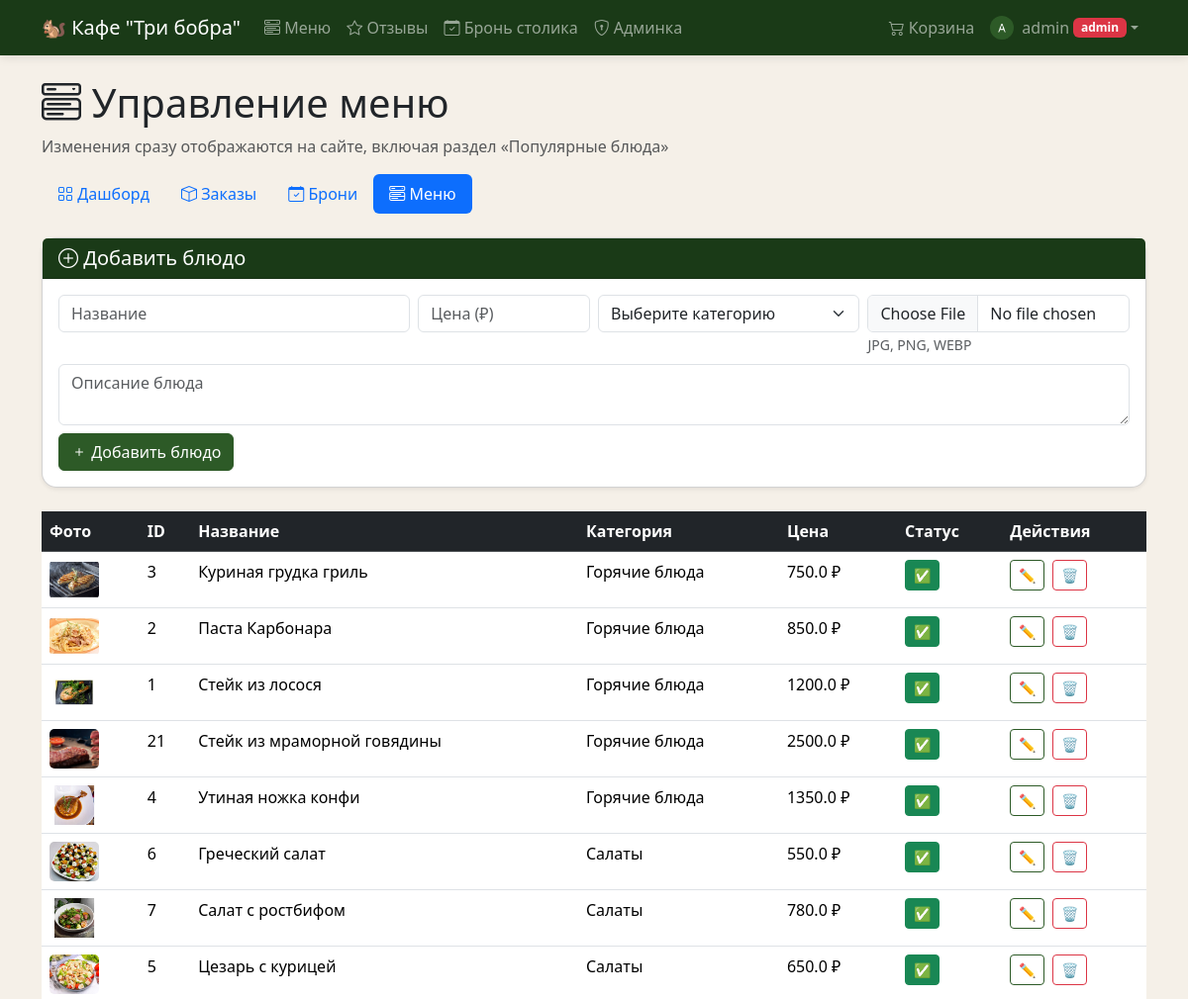
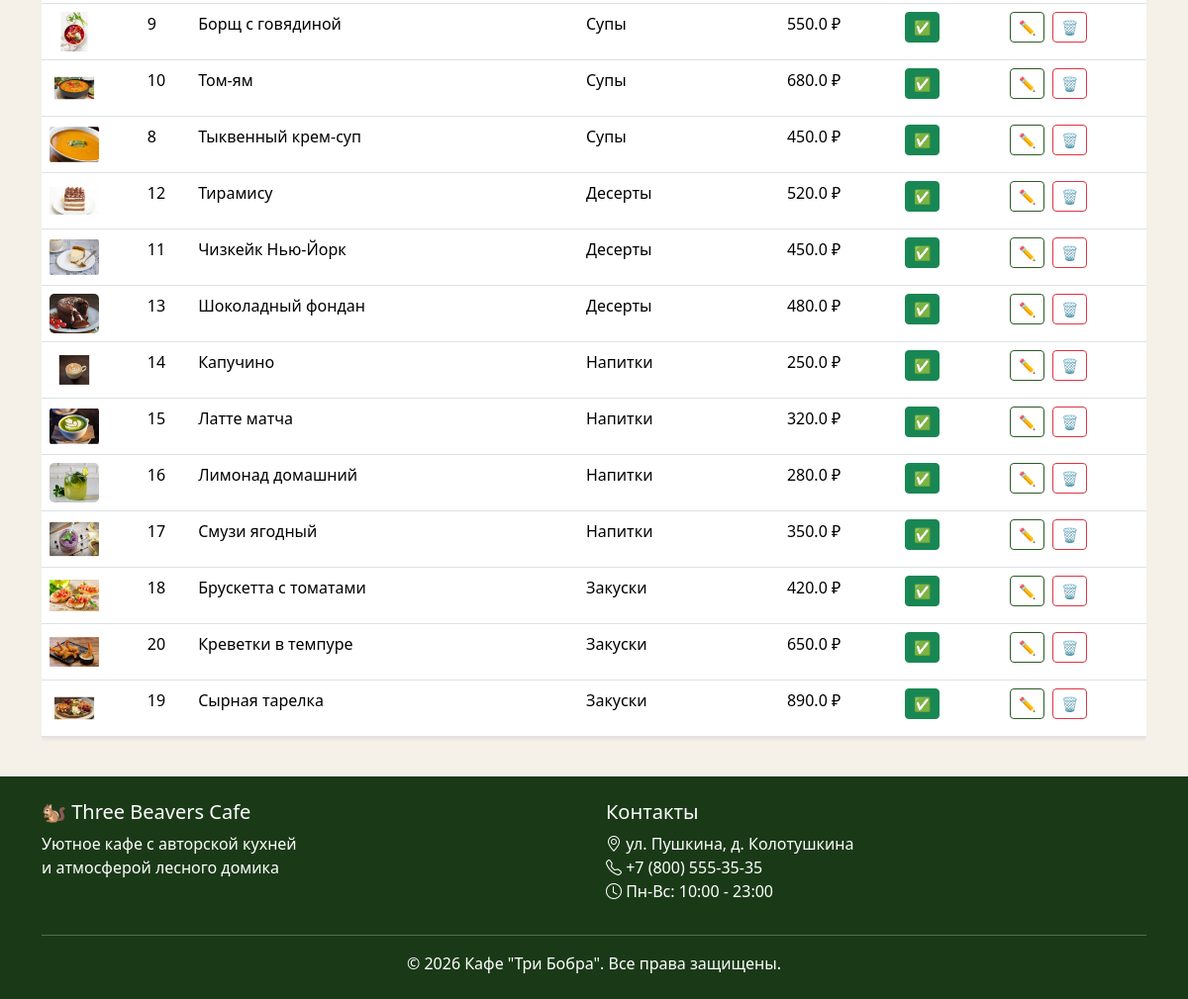
Page /admin/menu (signed in) on the committed database (2 pictures, top to bottom).
### models.py (models this page shows)
class User(UserMixin, db.Model):
    id = db.Column(db.Integer, primary_key=True)
    username = db.Column(db.String(80), unique=True, nullable=False)
    email = db.Column(db.String(120), unique=True, nullable=False)
    password_hash = db.Column(db.String(256), nullable=False)
    is_admin = db.Column(db.Boolean, default=False)
    avatar = db.Column(db.String(300), default="default-avatar.png")
    cart_items = db.relationship("CartItem", backref="user", lazy=True)
    orders = db.relationship("Order", backref="user", lazy=True)
    bookings = db.relationship("Booking", backref="user", lazy=True)
    reviews = db.relationship("Review", backref="user", lazy=True)

class MenuItem(db.Model):
    id = db.Column(db.Integer, primary_key=True)
    name = db.Column(db.String(100), nullable=False)
    description = db.Column(db.Text, nullable=True)
    price = db.Column(db.Float, nullable=False)
    image_url = db.Column(db.String(300), default="default-food.jpg")
    available = db.Column(db.Boolean, default=True)
    category_id = db.Column(db.Integer, db.ForeignKey("category.id"), nullable=False)

class Category(db.Model):
    id = db.Column(db.Integer, primary_key=True)
    name = db.Column(db.String(50), unique=True, nullable=False)
    items = db.relationship("MenuItem", backref="category", lazy=True)

### routes/admin.py (the view)
@admin_bp.route("/menu")
@login_required
@admin_required
def menu():
    items = MenuItem.query.order_by(MenuItem.category_id, MenuItem.name).all()
    categories = Category.query.all()
    return render_template("admin/menu.html", items=items, categories=categories)

### routes/admin.py (called while the page is built)
def admin_required(f):
    @wraps(f)
    def decorated_function(*args, **kwargs):
        if not current_user.is_authenticated or not current_user.is_admin:
            flash("Доступ запрещён! Только для администраторов.", "danger")
            return redirect(url_for("main.index"))
        return f(*args, **kwargs)
    return decorated_function

### templates/admin/menu.html (shortened to what this page needs)
{% extends "base.html" %}
{% block content %}
<div class="container">
    <h1 class="mb-2"><i class="bi bi-menu-button-wide"></i> Управление меню</h1>
    <p class="text-muted mb-3">Изменения сразу отображаются на сайте, включая раздел «Популярные блюда»</p>
    <ul class="nav nav-pills mb-4">
        <li class="nav-item"><a class="nav-link" href="{{ url_for('admin.dashboard') }}"><i class="bi bi-grid"></i> Дашборд</a></li>
        <li class="nav-item"><a class="nav-link" href="{{ url_for('admin.orders') }}"><i class="bi bi-box"></i> Заказы</a></li>
        <li class="nav-item"><a class="nav-link" href="{{ url_for('admin.bookings') }}"><i class="bi bi-calendar-check"></i> Брони</a></li>
        <li class="nav-item"><a class="nav-link active" href="{{ url_for('admin.menu') }}"><i class="bi bi-menu-button-wide"></i> Меню</a></li>
    </ul>
    <div class="card shadow-sm mb-4">
        <div class="card-header bg-dark-green text-white"><h5 class="mb-0"><i class="bi bi-plus-circle"></i> Добавить блюдо</h5></div>
        <div class="card-body">
            <form method="POST" action="{{ url_for('admin.add_menu_item') }}" enctype="multipart/form-data">
                <div class="row g-2">
                    <div class="col-md-4"><input name="name" class="form-control" placeholder="Название" required></div>
                    <div class="col-md-2"><input name="price" type="number" step="1" class="form-control" placeholder="Цена (₽)" required></div>
                    <div class="col-md-3">
                        <select name="category_id" class="form-select" required>
                            <option value="">Выберите категорию</option>
                        </select>
                    </div>
                    <div class="col-md-3">
                        <input type="file" name="image" class="form-control" accept="image/*">
                        <small class="text-muted">JPG, PNG, WEBP</small>
                    </div>
                </div>
                <div class="mt-2">
                    <textarea name="description" class="form-control" placeholder="Описание блюда" rows="2"></textarea>
                </div>
                <div class="mt-2">
                    <button class="btn btn-primary"><i class="bi bi-plus"></i> Добавить блюдо</button>
                </div>
            </form>
        </div>
    </div>
    <div class="table-responsive">
        <table class="table table-hover shadow-sm">
            <thead class="table-dark">
                <tr><th>Фото</th><th>ID</th><th>Название</th><th>Категория</th><th>Цена</th><th>Статус</th><th>Действия</th></tr>
            </thead>
            <tbody>
                {% for item in items %}
                <tr class="{% if not item.available %}table-secondary{% endif %}">
                    <td>
                        <img src="{{ url_for('static', filename='images/menu/' + item.image_url) }}"
                             style="width: 50px; height: 40px; object-fit: cover; border-radius: 5px;"
                             alt="{{ item.name }}">
                    </td>
                    <td>{{ item.id }}</td>
                    <td>{{ item.name }}</td>
                    <td>{{ item.category.name }}</td>
                    <td>{{ item.price }} ₽</td>
                    <td>
                        <form method="POST" action="{{ url_for('admin.toggle_menu_item', item_id=item.id) }}" class="d-inline">
                            <button class="btn btn-sm {% if item.available %}btn-success{% else %}btn-danger{% endif %}">
                                {% if item.available %}✅{% else %}❌{% endif %}
                            </button>
                        </form>
                    </td>
                    <td>
                        <button class="btn btn-sm btn-outline-primary me-1" data-bs-toggle="collapse" data-bs-target="#edit-{{ item.id }}">✏️</button>
                        <form method="POST" action="{{ url_for('admin.delete_menu_item', item_id=item.id) }}" class="d-inline" onsubmit="return confirm('Удалить «{{ item.name }}»?')">
                            <button class="btn btn-sm btn-outline-danger">🗑️</button>
                        </form>
                    </td>
                </tr>
                {% endfor %}
            </tbody>
        </table>
    </div>
</div>
{% endblock %}

### templates/base.html (shortened to what this page needs)
<!DOCTYPE html>
<html lang="ru">
<head>
    <link href="https://cdn.jsdelivr.net/npm/bootstrap@5.3.2/dist/css/bootstrap.min.css" rel="stylesheet">
    <link href="https://cdn.jsdelivr.net/npm/bootstrap-icons@1.11.2/font/bootstrap-icons.css" rel="stylesheet">
    <link href="{{ url_for('static', filename='css/style.css') }}" rel="stylesheet">
</head>
<body>
    <nav class="navbar navbar-expand-lg navbar-dark bg-dark-green sticky-top">
        <div class="container">
            <a class="navbar-brand" href="{{ url_for('main.index') }}">
                🐿 Кафе "Три бобра"
            </a>
            <div class="collapse navbar-collapse" id="navbarNav">
                <ul class="navbar-nav me-auto">
                    <li class="nav-item">
                        <a class="nav-link" href="{{ url_for('menu.menu') }}">
                            <i class="bi bi-menu-button-wide"></i> Меню
                        </a>
                    </li>
                    <li class="nav-item">
                        <a class="nav-link" href="{{ url_for('reviews.reviews') }}">
                            <i class="bi bi-star"></i> Отзывы
                        </a>
                    </li>
                    <li class="nav-item">
                        <a class="nav-link" href="{{ url_for('booking.booking') }}">
                            <i class="bi bi-calendar-check"></i> Бронь столика
                        </a>
                    </li>
                    {% if current_user.is_authenticated and current_user.is_admin %}
                    <li class="nav-item">
                        <a class="nav-link" href="{{ url_for('admin.dashboard') }}">
                            <i class="bi bi-shield-lock"></i> Админка
                        </a>
                    </li>
                    {% endif %}
                </ul>
                <ul class="navbar-nav">
                    {% if current_user.is_authenticated %}
                    <li class="nav-item">
                        <a class="nav-link d-flex align-items-center gap-1" href="{{ url_for('cart.cart') }}">
                            <i class="bi bi-cart2"></i> Корзина
                        </a>
                    </li>
                    <li class="nav-item dropdown">
                        <a class="nav-link dropdown-toggle d-flex align-items-center" href="#" role="button" data-bs-toggle="dropdown">
                            <img src="/auth/avatar/{{ current_user.id }}"
                                 class="rounded-circle me-2"
                                 style="width: 24px; height: 24px; object-fit: cover;"
                                 alt="">
                            {{ current_user.username }}
                            {% if current_user.is_admin %}<span class="badge bg-danger ms-1">admin</span>{% endif %}
                        </a>
                    </li>
                    {% endif %}
                </ul>
            </div>
        </div>
    </nav>
    <main class="py-4">
        {% block content %}{% endblock %}
    </main>
    <footer class="bg-dark-green text-white py-4 mt-auto">
        <div class="container">
            <div class="row">
                <div class="col-md-6">
                    <h5>🐿 Three Beavers Cafe</h5>
                    <p>Уютное кафе с авторской кухней<br>и атмосферой лесного домика</p>
                </div>
                <div class="col-md-6">
                    <h5>Контакты</h5>
                    <p>
                        <i class="bi bi-geo-alt"></i> ул. Пушкина, д. Колотушкина<br>
                        <i class="bi bi-telephone"></i> +7 (800) 555-35-35<br>
                        <i class="bi bi-clock"></i> Пн-Вс: 10:00 - 23:00
                    </p>
                </div>
            </div>
            <hr>
            <p class="text-center mb-0">&copy; 2026 Кафе "Три Бобра". Все права защищены.</p>
        </div>
    </footer>
</body>
</html>

### static/css/style.css (style rules this page uses)
:root { --beaver-green: #2d5a27; --beaver-dark: #1a3a17; --beaver-light: #4a7c43; --beaver-gold: #c4a35a; --beaver-cream: #f5f0e8; --beaver-brown: #6b4f3c; }
.bg-dark-green { background-color: var(--beaver-dark) !important; }
.btn-primary { background-color: var(--beaver-green); border-color: var(--beaver-green); }
.btn-outline-primary { color: var(--beaver-green); border-color: var(--beaver-green); }
.card { border-radius: 15px; transition: transform 0.3s, box-shadow 0.3s; }
.navbar { box-shadow: 0 2px 10px rgba(0, 0, 0, 0.1); }
.nav-link { transition: color 0.3s; }
footer { background-color: var(--beaver-dark); }
body { background-color: var(--beaver-cream); min-height: 100vh; display: flex; flex-direction: column; }
main { flex: 1; }
a.nav-link.d-flex { white-space: nowrap; }

### rows in the picture
User: username "admin"
MenuItem: image_url (picture), id "3", name "Куриная грудка гриль", category.name "Горячие блюда", price "750.0"
MenuItem: image_url (picture), id "2", name "Паста Карбонара", category.name "Горячие блюда", price "850.0"
MenuItem: image_url (picture), id "1", name "Стейк из лосося", category.name "Горячие блюда", price "1200.0"
MenuItem: image_url (picture), id "21", name "Стейк из мраморной говядины", category.name "Горячие блюда", price "2500.0"
MenuItem: image_url (picture), id "4", name "Утиная ножка конфи", category.name "Горячие блюда", price "1350.0"
MenuItem: image_url (picture), id "6", name "Греческий салат", category.name "Салаты", price "550.0"
MenuItem: image_url (picture), id "7", name "Салат с ростбифом", category.name "Салаты", price "780.0"
MenuItem: image_url (picture), id "5", name "Цезарь с курицей", category.name "Салаты", price "650.0"
MenuItem: image_url (picture), id "9", name "Борщ с говядиной", category.name "Супы", price "550.0"
MenuItem: image_url (picture), id "10", name "Том-ям", category.name "Супы", price "680.0"
MenuItem: image_url (picture), id "8", name "Тыквенный крем-суп", category.name "Супы", price "450.0"
MenuItem: image_url (picture), id "12", name "Тирамису", category.name "Десерты", price "520.0"
MenuItem: image_url (picture), id "11", name "Чизкейк Нью-Йорк", category.name "Десерты", price "450.0"
MenuItem: image_url (picture), id "13", name "Шоколадный фондан", category.name "Десерты", price "480.0"
MenuItem: image_url (picture), id "14", name "Капучино", category.name "Напитки", price "250.0"
MenuItem: image_url (picture), id "15", name "Латте матча", category.name "Напитки", price "320.0"
MenuItem: image_url (picture), id "16", name "Лимонад домашний", category.name "Напитки", price "280.0"
MenuItem: image_url (picture), id "17", name "Смузи ягодный", category.name "Напитки", price "350.0"
MenuItem: image_url (picture), id "18", name "Брускетта с томатами", category.name "Закуски", price "420.0"
MenuItem: image_url (picture), id "20", name "Креветки в темпуре", category.name "Закуски", price "650.0"
MenuItem: image_url (picture), id "19", name "Сырная тарелка", category.name "Закуски", price "890.0"
